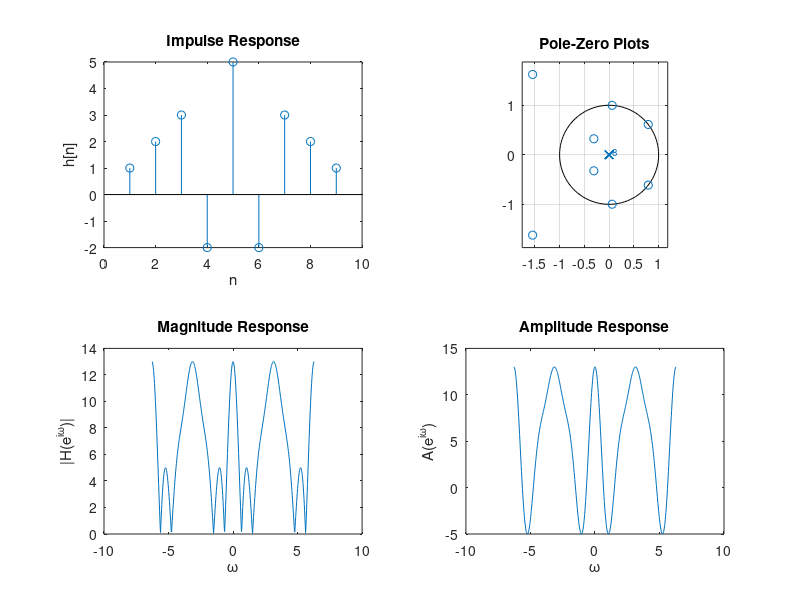
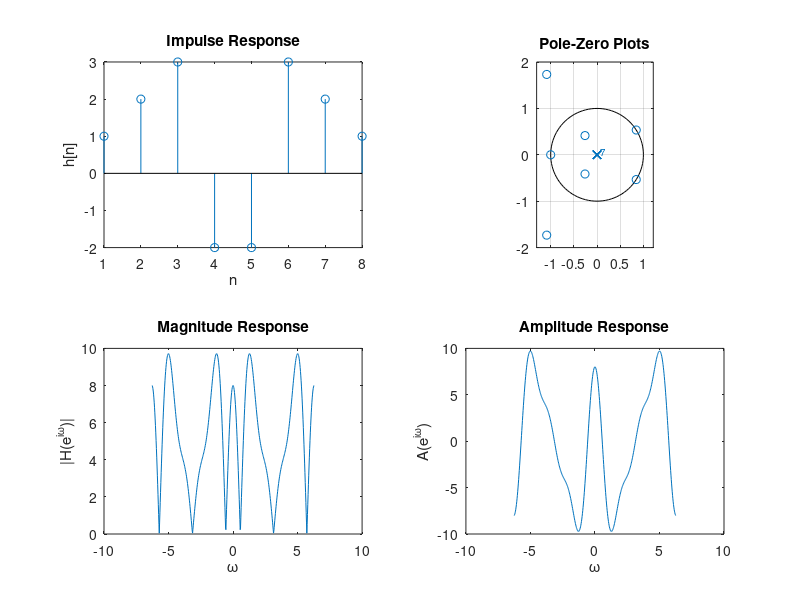
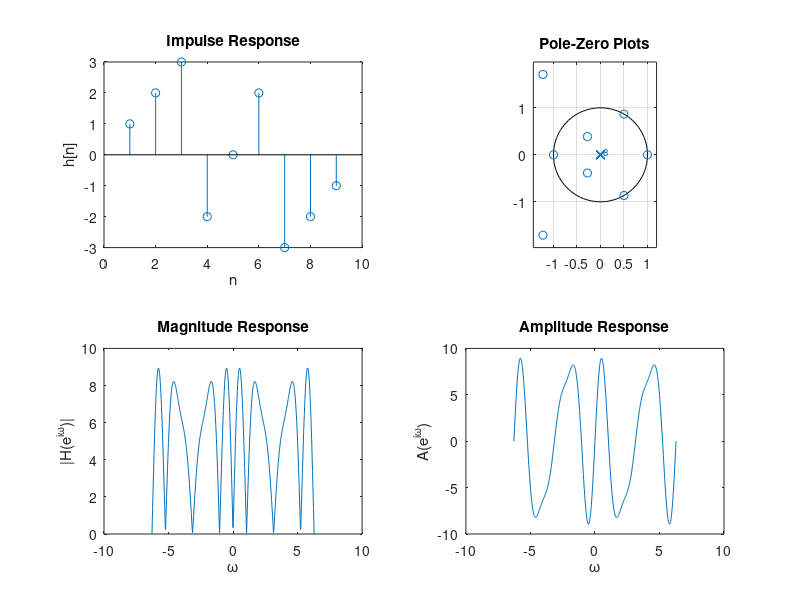
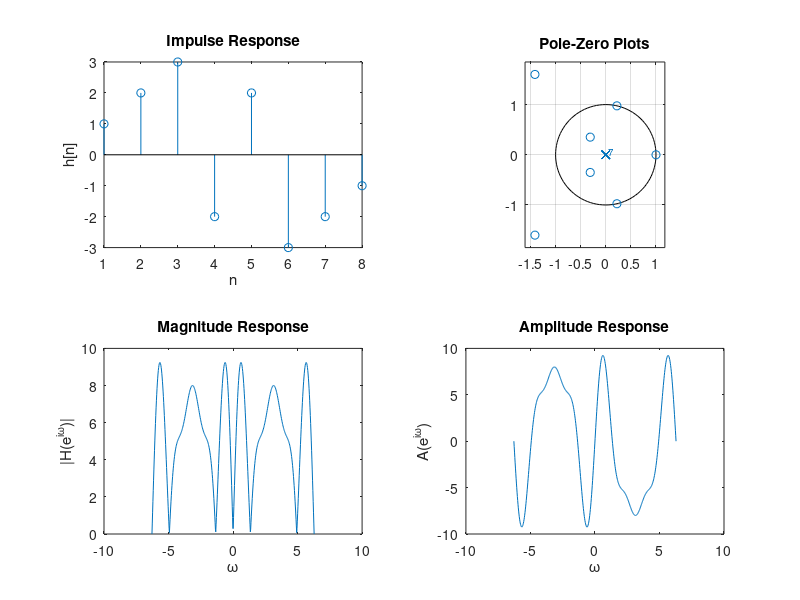

The MATLAB script that drew these images, in order:
%Prob. 7(a)
w = linspace(-2*pi, 2*pi, 512);
h1 = [1 2 3 -2 5 -2 3 2 1];
H1 = freqz(h1, 1, w);
Amp1 = H1./exp(-i*w*4);

figure
subplot(2, 2, 1)
stem(h1)
title('Impulse Response')
xlabel('n')
ylabel('h[n]')

subplot(2, 2, 2)
zplane(h1, 1)
title('Pole-Zero Plots')

subplot(2, 2, 3)
plot(w, abs(H1))
title('Magnitude Response')
xlabel('\omega')
ylabel('|H(e^{i\omega})|')

subplot(2, 2, 4)
plot(w, Amp1)
title('Amplitude Response')
xlabel('\omega')
ylabel('A(e^{i\omega})')

%Prob. 7(b)
h2 = [1 2 3 -2 -2 3 2 1];
H2 = freqz(h2, 1, w);
Amp2 = H2./exp(-i*w*7/2);

figure
subplot(2, 2, 1)
stem(h2)
title('Impulse Response')
xlabel('n')
ylabel('h[n]')

subplot(2, 2, 2)
zplane(h2, 1)
title('Pole-Zero Plots')

subplot(2, 2, 3)
plot(w, abs(H2))
title('Magnitude Response')
xlabel('\omega')
ylabel('|H(e^{i\omega})|')

subplot(2, 2, 4)
plot(w, Amp2)
title('Amplitude Response')
xlabel('\omega')
ylabel('A(e^{i\omega})')

%Prob. 7(c)
h3 = [1 2 3 -2 0 2 -3 -2 -1];
H3 = freqz(h3, 1, w);
Amp3 = H3./exp(i*(pi/2-w*4));

figure
subplot(2, 2, 1)
stem(h3)
title('Impulse Response')
xlabel('n')
ylabel('h[n]')

subplot(2, 2, 2)
zplane(h3, 1)
title('Pole-Zero Plots')

subplot(2, 2, 3)
plot(w, abs(H3))
title('Magnitude Response')
xlabel('\omega')
ylabel('|H(e^{i\omega})|')

subplot(2, 2, 4)
plot(w, Amp3)
title('Amplitude Response')
xlabel('\omega')
ylabel('A(e^{i\omega})')

%Prob. 7(d)
h4 = [1 2 3 -2 2 -3 -2 -1];
H4 = freqz(h4, 1, w);
Amp4 = H4./exp(i*(pi/2-w*7/2));

figure
subplot(2, 2, 1)
stem(h4)
title('Impulse Response')
xlabel('n')
ylabel('h[n]')

subplot(2, 2, 2)
zplane(h4, 1)
title('Pole-Zero Plots')

subplot(2, 2, 3)
plot(w, abs(H4))
title('Magnitude Response')
xlabel('\omega')
ylabel('|H(e^{i\omega})|')

subplot(2, 2, 4)
plot(w, Amp4)
title('Amplitude Response')
xlabel('\omega')
ylabel('A(e^{i\omega})')